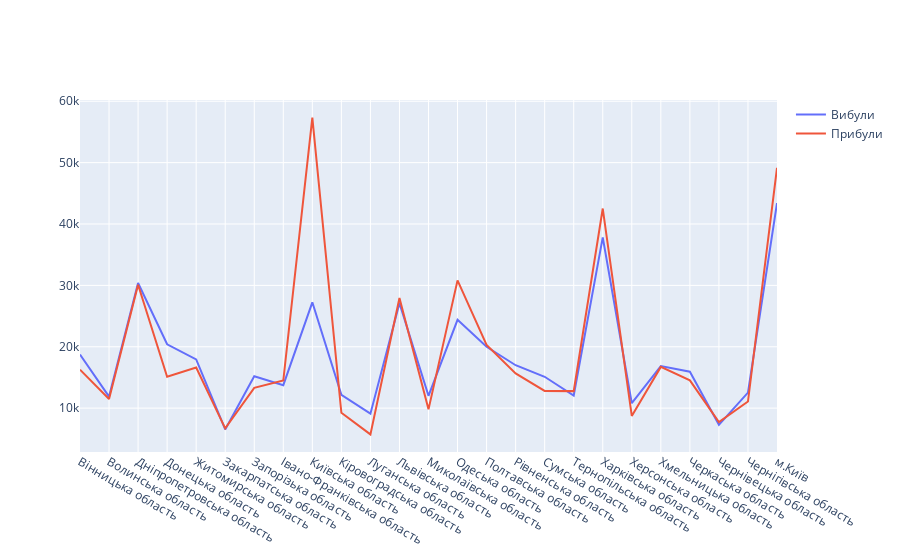

The cell this chart's notebook holds for it:
### Code cell
fig = go.Figure()
fig.add_trace(go.Scatter(x=df_pop_2021['Region'], y=df_pop_2021['кількість'][df_pop_2021['Рух'] == 'вибули'], 
                        mode='lines', name='Вибули'))
fig.add_trace(go.Scatter(x=df_pop_2021['Region'], y=df_pop_2021['кількість'][df_pop_2021['Рух'] == 'прибули'], 
                        mode='lines', name='Прибули'))

### Figure 1 — Plotly figure (JSON) as saved in the notebook; plotly's stock layout.template omitted (floating-point values rounded to 4 significant figures)
{"data": [{"mode": "lines", "name": "Вибули", "type": "scatter", "x": ["Вінницька область", "Волинська область", "Дніпропетровська область", "Донецька область", "Житомирська область", "Закарпатська область", "Запорізька область", "Івано-Франківська область", "Київська область", "Кіровоградська область", "Луганська область", "Львівська область", "Миколаївська область", "Одеська область", "Полтавська область", "Рівненська область", "Сумська область", "Тернопільська область", "Харківська область", "Херсонська область", "Хмельницька область", "Черкаська область", "Чернівецька область", "Чернігівська область", "м.Київ", "Вінницька область", "Волинська область", "Дніпропетровська область", "Донецька область", "Житомирська область", "Закарпатська область", "Запорізька область", "Івано-Франківська область", "Київська область", "Кіровоградська область", "Луганська область", "Львівська область", "Миколаївська область", "Одеська область", "Полтавська область", "Рівненська область", "Сумська область", "Тернопільська область", "Харківська область", "Херсонська область", "Хмельницька область", "Черкаська область", "Чернівецька область", "Чернігівська область", "м.Київ"], "y": [18726, 11887, 30392, 20407, 17948, 6536, 15209, 13741, 27242, 12182, 9099, 27107, 12014, 24392, 20007, 16991, 15110, 12056, 37820, 10802, 16850, 15927, 7282, 12522, 43415]}, {"mode": "lines", "name": "Прибули", "type": "scatter", "x": ["Вінницька область", "Волинська область", "Дніпропетровська область", "Донецька область", "Житомирська область", "Закарпатська область", "Запорізька область", "Івано-Франківська область", "Київська область", "Кіровоградська область", "Луганська область", "Львівська область", "Миколаївська область", "Одеська область", "Полтавська область", "Рівненська область", "Сумська область", "Тернопільська область", "Харківська область", "Херсонська область", "Хмельницька область", "Черкаська область", "Чернівецька область", "Чернігівська область", "м.Київ", "Вінницька область", "Волинська область", "Дніпропетровська область", "Донецька область", "Житомирська область", "Закарпатська область", "Запорізька область", "Івано-Франківська область", "Київська область", "Кіровоградська область", "Луганська область", "Львівська область", "Миколаївська область", "Одеська область", "Полтавська область", "Рівненська область", "Сумська область", "Тернопільська область", "Харківська область", "Херсонська область", "Хмельницька область", "Черкаська область", "Чернівецька область", "Чернігівська область", "м.Київ"], "y": [16268, 11487, 30109, 15119, 16620, 6700, 13302, 14499, 57336, 9238, 5722, 27940, 9800, 30819, 20296, 15656, 12809, 12773, 42521, 8729, 16717, 14531, 7713, 11073, 49148]}], "layout": {}}
